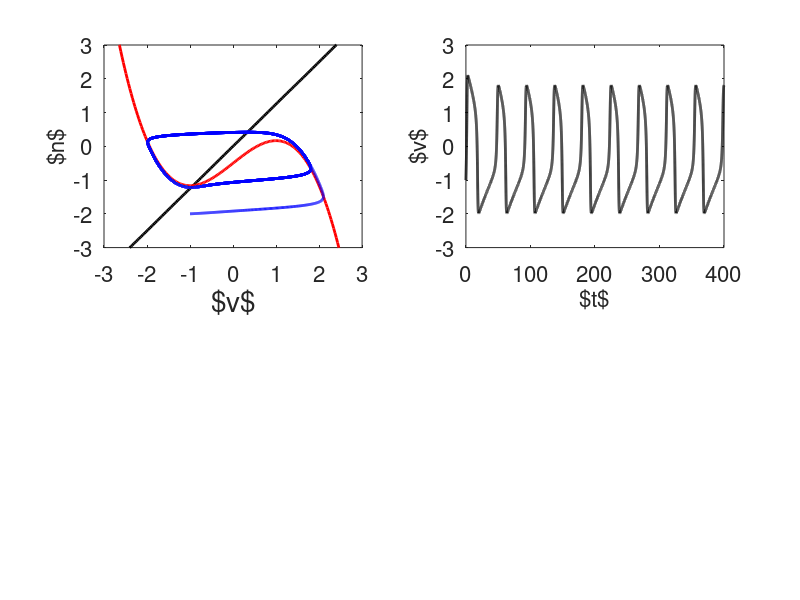

Recreate this plot in MATLAB.
clear;
v=[-100:100]/100*3;
a=1.25; tau_n=15.625; I_ext=-0.5;


subplot(221);
plot(v,a*v,'-k','Linewidth',2);
set(gca,'Fontsize',16);
xlabel('$v$','Fontsize',20); ylabel('$n$','Fontsize',16);
axis([-3,3,-3,3]); 
hold on;
	

plot(v,v-v.^3/3+I_ext,'-r','Linewidth',2);

t_final=400;
dt=0.01; dt05=dt/2;
m_steps=round(t_final/dt);
v=zeros(m_steps+1,1); n=v;

v(1)=-1;
n(1)=-2;


for k=1:m_steps,
    v_inc=v(k)-v(k)^3/3-n(k)+I_ext;
    n_inc=(a*v(k)-n(k))/tau_n;
    v_tmp=v(k)+dt05*v_inc;
    n_tmp=n(k)+dt05*n_inc;
    v_inc=v_tmp-v_tmp^3/3-n_tmp+I_ext;
    n_inc=(a*v_tmp-n_tmp)/tau_n;
    v(k+1)=v(k)+dt*v_inc;
    n(k+1)=n(k)+dt*n_inc;
end;

plot(v,n,'-b','Linewidth',2);
hold off;

hold off;

subplot(222);
plot([0:m_steps]*dt,v,'-k','Linewidth',2);
set(gca,'Fontsize',16);
xlabel('$t$','Fontsize',16); ylabel('$v$','Fontsize',16);
axis([0,t_final,-3,3]);

shg;
